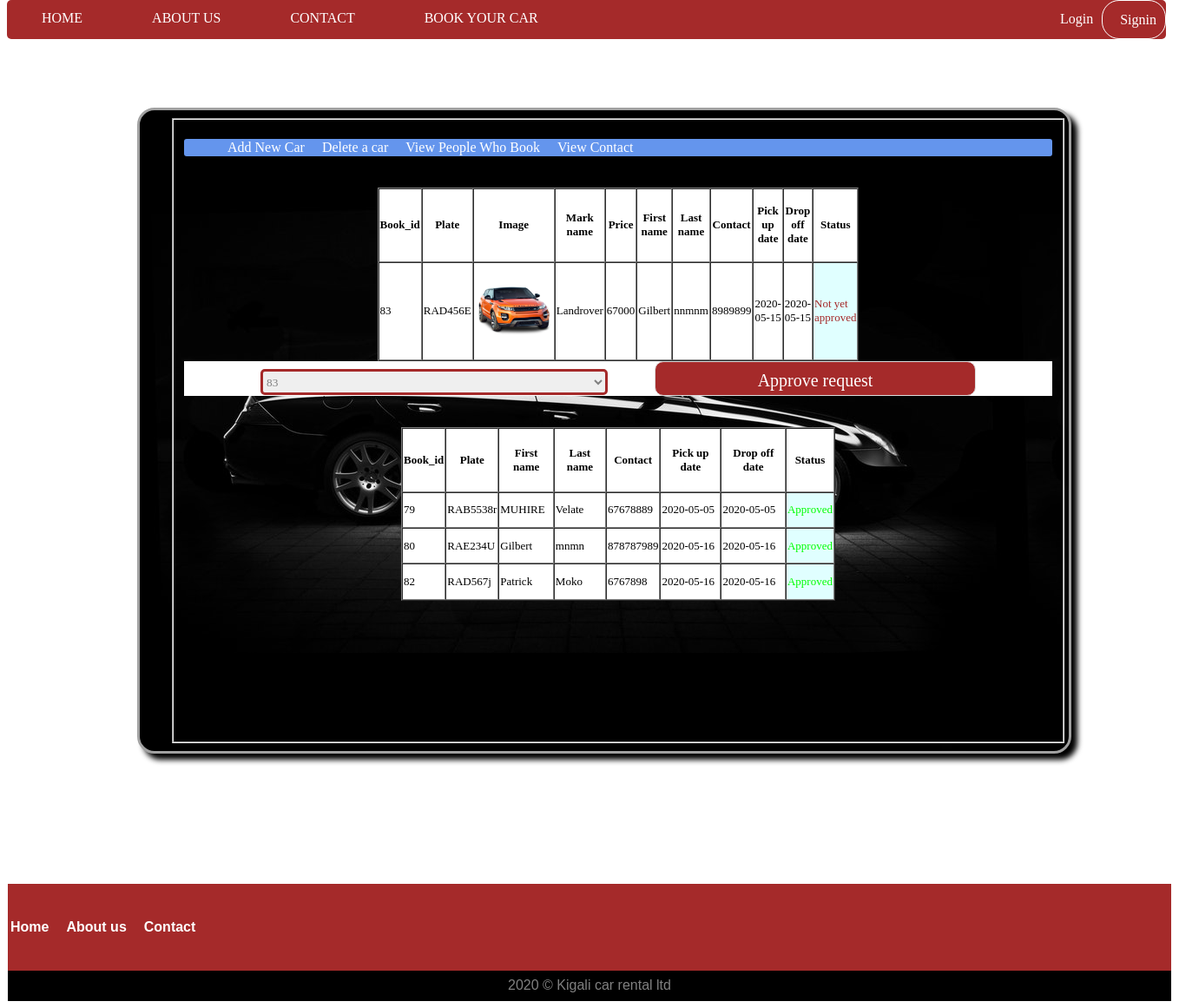
/GilbertSibomana-web-development/peaplebook.php, run on the app's committed database.
### tables this page shows
CREATE TABLE `attempt_book_tb` (
  `Record_id` int(20) NOT NULL,
  `image_name` varchar(100) NOT NULL,
  `image_path` varchar(100) NOT NULL,
  `image_type` varchar(100) NOT NULL,
  `mark_name` text NOT NULL,
  `F_name` text NOT NULL,
  `L_name` text NOT NULL,
  `Email` varchar(100) NOT NULL,
  `Phone_number` int(100) NOT NULL,
  `Price` varchar(10) NOT NULL,
  `Plate_number` text NOT NULL,
  `Location` text NOT NULL,
  `Pdate` date NOT NULL,
  `Rdate` date NOT NULL,
  `Passengers` int(20) NOT NULL,
  `Approved_Not_yet` text NOT NULL
);

### GilbertSibomana-web-development/peaplebook.php (the view, shortened to what this page needs)
<!DOCTYPE html>
<html>
<head>
    <link rel="stylesheet" href="css/style.css">
<body>
<nav id="navbar">
<a id="bar" href="index.html">HOME</a>
<a id="bar" href="aboutus.html">ABOUT US</a>
<a id="bar" href="contact.php">CONTACT</a>
<a id="bar" href="Booking.php">BOOK YOUR CAR</a>
<nav id="sign">
<a id="signid" class="signcls" href="signup.php">Signin</a>
<a id="signid" href="login.php">Login</a>
</nav>
</nav>
<center>
    <br>
    <br>
<div id="Sign-In">
<fieldset id="field">
<nav id="nav2">
<ul align="center">
<li><a href="addnew.php">Add New Car</a>
<li><a href="delete.php">Delete a car</a>
<li><a href="peaplebook.php">View People Who Book</a>
<li><a href="contactmanag.php">View Contact</a>
</ul>
</nav>
<br><br>
<?php
      $connect=mysqli_connect("localhost","root","","kcar-rental");
                $result = mysqli_query($connect,"SELECT * FROM attempt_book_tb WHERE Approved_Not_yet='Not yet approved'");
echo"<center>";
echo "<table cellspacing='0' cellpodding='0'  width='500' height='200' id='whtc' border='1' bgcolor='white'>
<tr>
<th id='row1'>Book_id</th>
<th id='row1'>Plate</th>
<th id='row1'>Image</th>
<th id='row1'>Mark name</th>
<th id='row1'>Price</th>
<th id='row1'>First name</th>
<th id='row1'>Last name</th>
<th id='row1'>Contact</th>
<th id='row1'>Pick up date</th>
<th id='row1'>Drop off date</th>
<th id='row1'>Status</th>
</tr >";
while($row = mysqli_fetch_array($result))
  {
  echo "<tr id='row1'>";
  echo "<td id='row0'>" . $row['Record_id'] . "</td>";
  echo "<td id='row0'>" . $row['Plate_number'] . "</td>";
  echo "<td id='row0'>";?> <img width='90' height='60' src=<?php echo "image/".$row['image_name'].">"?> <?php echo "</td>";
  echo "<td id='row0'>" . $row['mark_name'] . "</td>";
  echo "<td id='row0'>" . $row['Price'] . "</td>";
  echo "<td id='row0'>" . $row['F_name'] . "</td>";
  echo "<td id='row0'>" . $row['L_name'] . "</td>";
  echo "<td id='row0'>" . $row['Phone_number'] . "</td>";
  echo "<td id='row0'>" . $row['Pdate'] . "</td>";
  echo "<td id='row0'>" . $row['Rdate'] . "</td>";
  echo "<td id='row0' class='red'>" . $row['Approved_Not_yet'] . "</td>";
  echo "</tr>";
  }
echo "</table>";
echo"</center>";
?>
<form method="post" action="peaplebook.php">
  <center>
<select id="user" class="text" name="record">
                  <?php
                   $connect=mysqli_connect("localhost","root","","kcar-rental");
                   $result = mysqli_query($connect,"SELECT * FROM attempt_book_tb WHERE Approved_Not_yet='Not yet approved'");
                    while($row=mysqli_fetch_array($result))
                    {
                    ?>
                  <option name="record"><?php echo $row["Record_id"];?></option>
                  <?php
                      }
                  ?>
                </select>
<input id="button" type="submit" value="Approve request" name="button2">
</form>
</center>
<br>
<br>
<center>
<?php
      $connect=mysqli_connect("localhost","root","","kcar-rental");
                $result = mysqli_query($connect,"SELECT * FROM attempt_book_tb WHERE Approved_Not_yet='Approved'");
echo"<center>";
echo "<table cellspacing='0' cellpodding='0'  width='500' height='200' id='whtc' border='1' bgcolor='white'>
<tr>
<th id='row1'>Book_id</th>
<th id='row1'>Plate</th>
<th id='row1'>First name</th>
<th id='row1'>Last name</th>
<th id='row1'>Contact</th>
<th id='row1'>Pick up date</th>
<th id='row1'>Drop off date</th>
<th id='row1'>Status</th>
</tr >";
while($row = mysqli_fetch_array($result))
  {
  echo "<tr id='row1'>";
  echo "<td id='row0'>" . $row['Record_id'] . "</td>";
  echo "<td id='row0'>" . $row['Plate_number'] . "</td>";
  echo "<td id='row0'>" . $row['F_name'] . "</td>";
  echo "<td id='row0'>" . $row['L_name'] . "</td>";
  echo "<td id='row0'>" . $row['Phone_number'] . "</td>";
  echo "<td id='row0'>" . $row['Pdate'] . "</td>";
  echo "<td id='row0'>" . $row['Rdate'] . "</td>";
  echo "<td id='row0' class='green'>" . $row['Approved_Not_yet'] . "</td>";
  echo "</tr>";
  }
echo "</table>";
echo"</center>";
?>
</center>
<center>
<table width="1340" height="100" align="center" bgcolor="brown">
<tr>
<td>
<a href="#"><b>Home</b></a>
<a href="#"><b>About us</b></a>
<a href="#"><b>Contact</b></a>
</td>
</tr>
<table width="1340" height="35" align="center" bgcolor="black">
<tr>
<td align="center">
<font color="grey" face="arial">2020 © Kigali car rental ltd</font>
</html>

### GilbertSibomana-web-development/css/style.css (style rules this page uses)
body { background-image: url(imag/rwanda-244e.jpg) ; position: relative; height: auto; }
#navbar { float: center; height: 45px; width: 1335px; background-color:brown; text-align: center; border-radius: 5px; top: 0; position: fixed; }
#navbar #bar { float: left; text-decoration: none; color: white; padding: 0px 40px 0px; line-height: 42px; height: 42px; font-family:Century Gothic; text-align: center; top: 0; }
#navbar #sign #signid { float: right; font-family:Century Gothic; text-align: center; text-decoration: none; color: white; padding: 1px 10px 0px 20px; line-height: 42px; font-family:Century Gothic; text-align: center; }
.signcls { border: white solid 1px; border-radius: 20px; }
a { text-decoration: none; color: white; font-family: arial; }
#button { padding: 10px; background-color: rgb(43, 3, 3); border: 1px solid #ddd; color: white; width: 190px; }

### GilbertSibomana-web-development/peaplebook.php (style rules this page uses)
body { background-image: url(imag/rwanda-244e.jpg) ; }
input { width: 400px; height: 40px; border-radius: 5px; border: 3px solid brown; font-size:20px; font-family:century gothic; }
#button { width: 400px; height: auto; background-color:brown; font-family:century gothic; color:white; font-size:20px; }
form { background-color: white; }
#Sign-In { margin-top:80px; margin-bottom:150px; margin-right:120px; margin-left:150px; border:3px solid #a1a1a1; padding:9px 35px; background:white; width:1000px; border-radius:20px; box-shadow: 7px 7px 6px; background-image:url(imag/admin.jpg); }
#button { border-radius:10px; width: 370px; height:40px; font-size:20px; margin-left:50px; }
#field { width:1000px; height:700px; float:center; }
#nav2 { height: 20px; background-color: cornflowerblue; align: center; border-radius: 3px }
#nav2 ul { list-style: none; }
#nav2 ul li a { float: left; text-decoration: none; color: white; padding: 0px 10px; line-height: 20px; height: 20px; font-family: century gothic; }
#row0,#row1 { font-family:century gothic; font-size:13px; }
select { font-family:century Gothic; color:gray; width: 400px; height: 30px; border-radius: 5px; border: 3px solid brown; }
.green { color:#00FF00; background-color:#E0FFFF; }
.red { color:brown; background-color:#E0FFFF; }

### data on the page
attempt_book_tb: Record_id "83", Plate_number "RAD456E", image_name (picture), mark_name "Landrover", Price "67000", F_name "Gilbert", L_name "nnmnm", Phone_number "8989899", Pdate "2020-05-15", Rdate "2020-05-15", Approved_Not_yet "Not yet approved"
attempt_book_tb: Record_id "79", Plate_number "RAB5538r", F_name "MUHIRE", L_name "Velate", Phone_number "67678889", Pdate "2020-05-05", Rdate "2020-05-05", Approved_Not_yet "Approved"
attempt_book_tb: Record_id "80", Plate_number "RAE234U", F_name "Gilbert", L_name "mnmn", Phone_number "878787989", Pdate "2020-05-16", Rdate "2020-05-16", Approved_Not_yet "Approved"
attempt_book_tb: Record_id "82", Plate_number "RAD567j", F_name "Patrick", L_name "Moko", Phone_number "6767898", Pdate "2020-05-16", Rdate "2020-05-16", Approved_Not_yet "Approved"

### other printed values
form field record "83"
